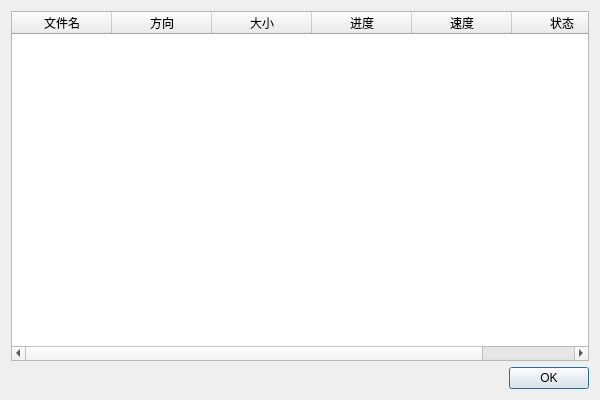
<?xml version="1.0" encoding="UTF-8"?>
<ui version="4.0">
 <class>TransferProgressDialog</class>
 <widget class="QDialog" name="TransferProgressDialog">
  <property name="geometry">
   <rect>
    <x>0</x>
    <y>0</y>
    <width>600</width>
    <height>400</height>
   </rect>
  </property>
  <property name="windowTitle">
   <string>文件传输</string>
  </property>
  <layout class="QVBoxLayout" name="verticalLayout">
   <item>
    <widget class="QTableWidget" name="tableTransfers">
     <column>
      <property name="text">
       <string>文件名</string>
      </property>
     </column>
     <column>
      <property name="text">
       <string>方向</string>
      </property>
     </column>
     <column>
      <property name="text">
       <string>大小</string>
      </property>
     </column>
     <column>
      <property name="text">
       <string>进度</string>
      </property>
     </column>
     <column>
      <property name="text">
       <string>速度</string>
      </property>
     </column>
     <column>
      <property name="text">
       <string>状态</string>
      </property>
     </column>
    </widget>
   </item>
   <item>
    <widget class="QDialogButtonBox" name="buttonBox">
     <property name="standardButtons">
      <set>QDialogButtonBox::Ok</set>
     </property>
    </widget>
   </item>
  </layout>
 </widget>
 <resources/>
 <connections>
  <connection>
   <sender>buttonBox</sender>
   <signal>accepted()</signal>
   <receiver>TransferProgressDialog</receiver>
   <slot>accept()</slot>
  </connection>
 </connections>
</ui>
